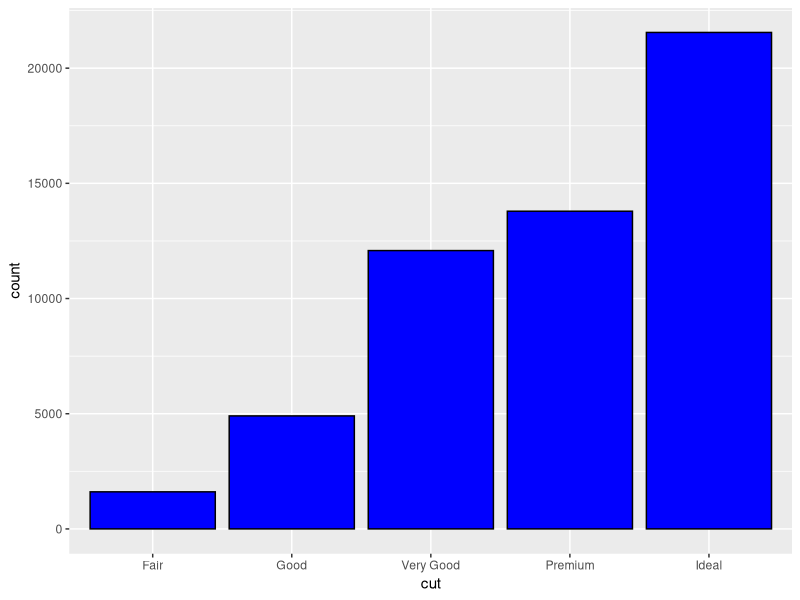
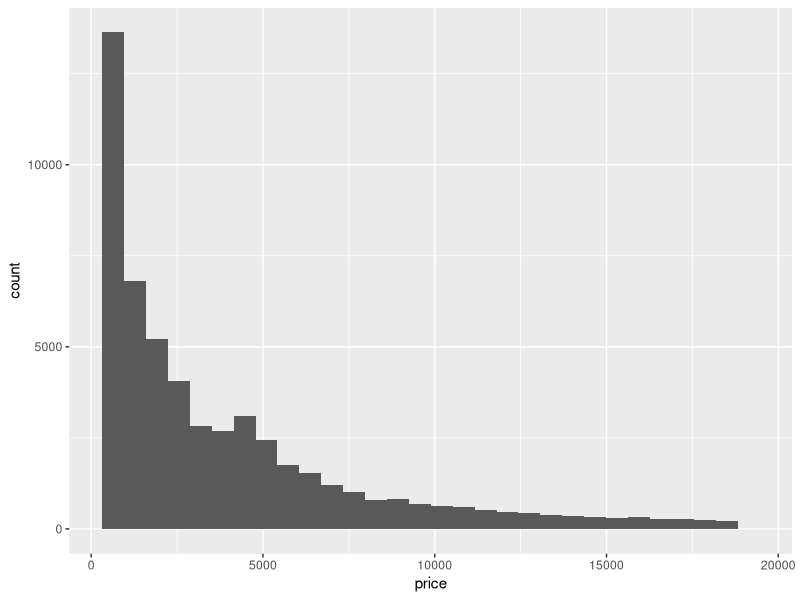
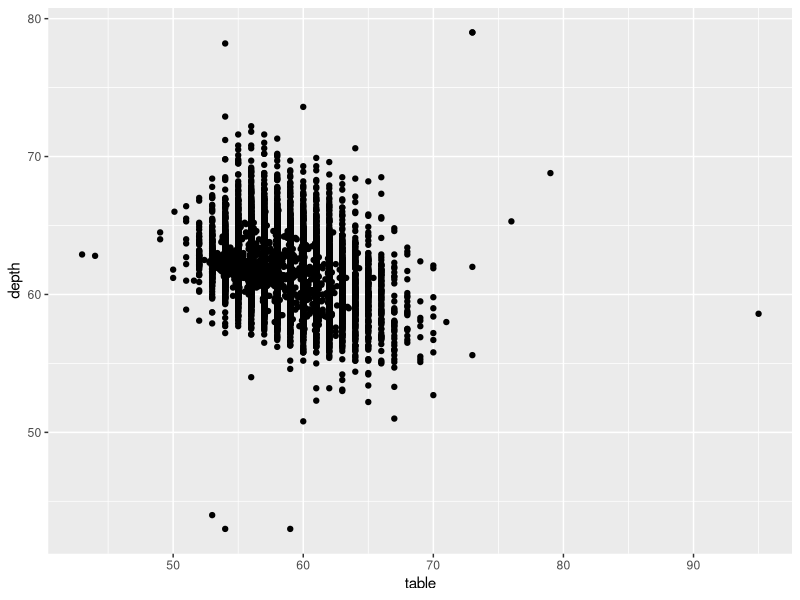
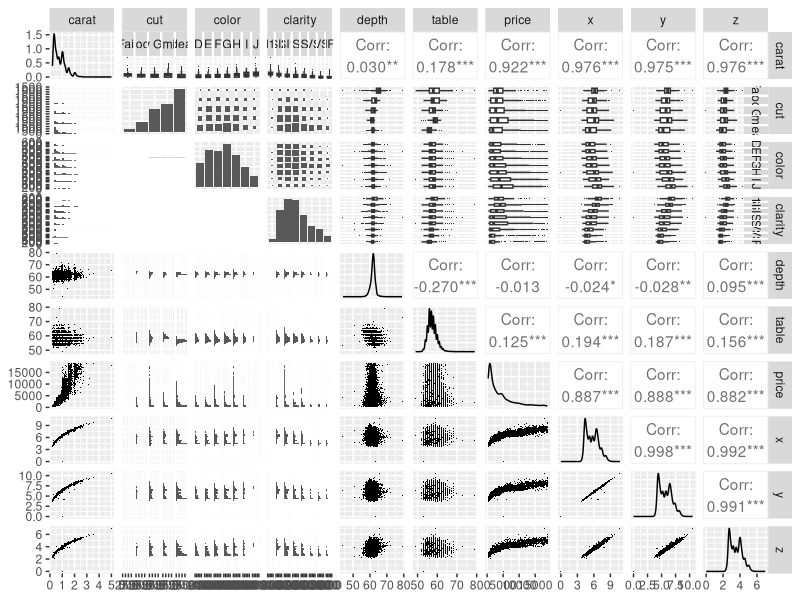

Here is the R script that generated these plots, in order:
## ---- chunk 1
library(ggplot2)
diamonds
## ---- chunk 2
ggplot(data = diamonds, aes(x = cut)) +
geom_bar(fill = "blue", colour = "black")
## ---- chunk 3
ggplot(data = diamonds, aes(x = price)) +
geom_histogram()
## ---- chunk 4
ggplot(data = diamonds, aes(x = table, y=depth)) +
geom_point()
## ---- chunk 5
library(ggplot2)
library(GGally)
library(scales)
library(memisc)
## ---- chunk 6
# 從數據集獲取10000個樣本數據進行分析
set.seed(20022012)
diamond_samp <- diamonds[sample(1:length(diamonds$price), 10000), ]
ggpairs(diamond_samp,lower= list(continuous = wrap("points", shape = I('.'))),
        upper = list(combo = wrap("box", outlier.shape = I('.'))))
